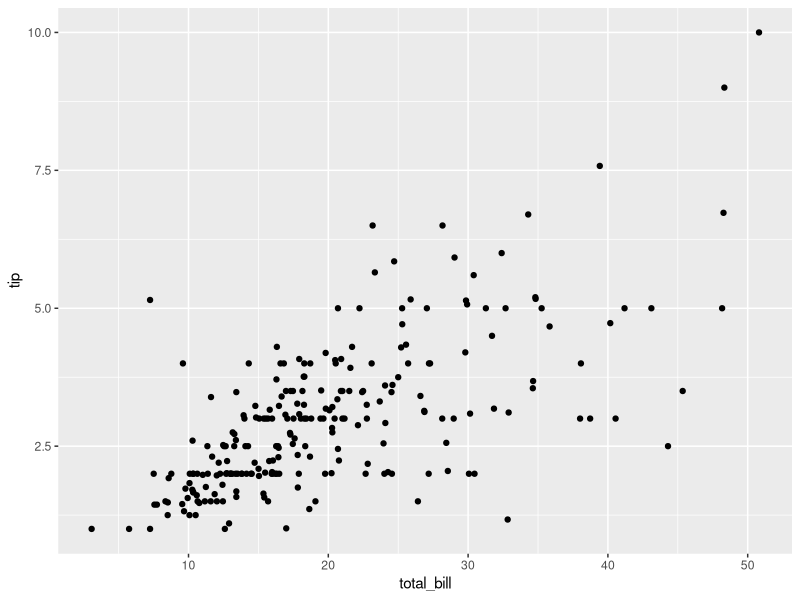
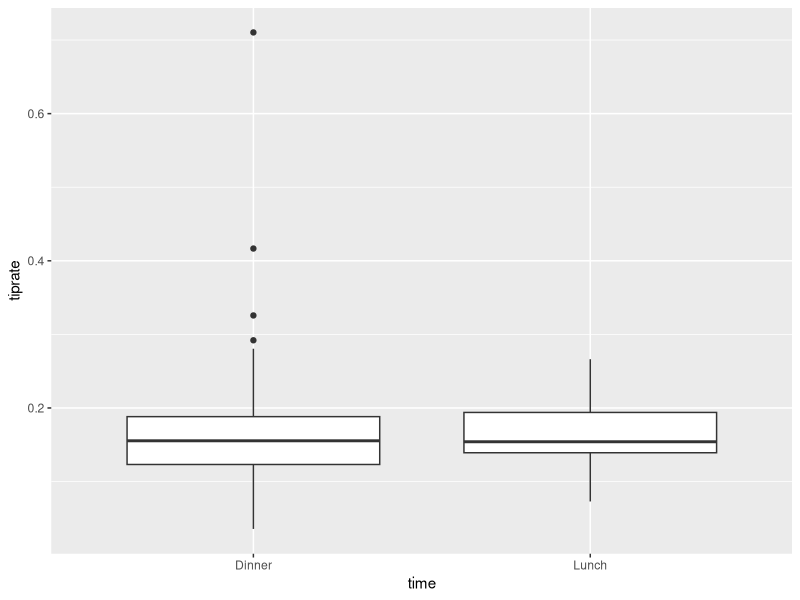
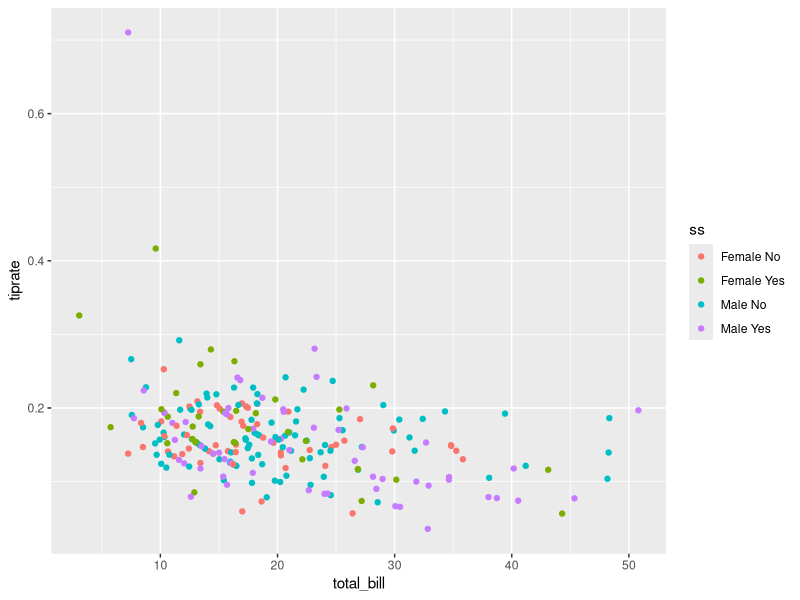
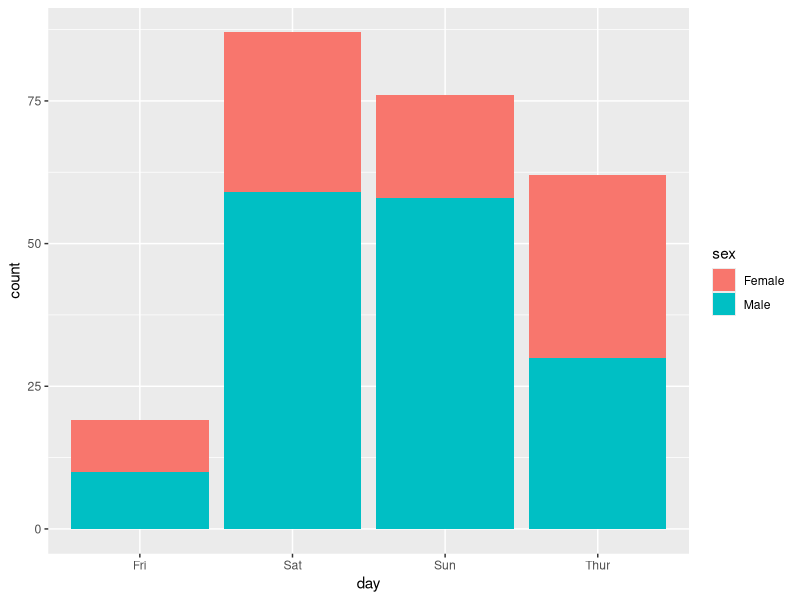

Here is the R script that generated these plots, in order:
## ---- chunk 1
knitr::opts_chunk$set(echo = TRUE)
## ---- chunk 2
library(reshape2)
tips2 <- tips
## ---- chunk 3
#Problem 1
numParty <- nrow(tips2)
numParty
## ---- chunk 4
#Part 2
str(tips2)
## ---- chunk 5
#Problem 3
day <- tips2$day
y <- c("Thur","Fri","Sat","Sun")
day <- day[order(match(day,y))]
day
## ---- chunk 6
#Problem 4
female5 <- tips2[(tips2$sex == "Female") & (tips2$size >= 5),]
female5
## ---- chunk 7
#Problem 5
library(ggplot2)
ggplot(data=tips2,aes(x=total_bill,y=tip))+geom_point()
## ---- chunk 8
#Problem 7
tips2$tiprate <- tips2$tip/tips2$total_bill
mean(tips2$tiprate)
## ---- chunk 9
#Problem 8
ggplot(data=tips2,aes(x=time,y=tiprate))+geom_boxplot()
## ---- chunk 10
#Problem 9
tips2$ss <- paste(tips2$sex,tips2$smoker)
qplot(total_bill,tiprate,data=tips2,color=ss)
## ---- chunk 11
#Problem 10
ggplot(data=tips2,aes(x=day,fill=sex))+geom_bar()
